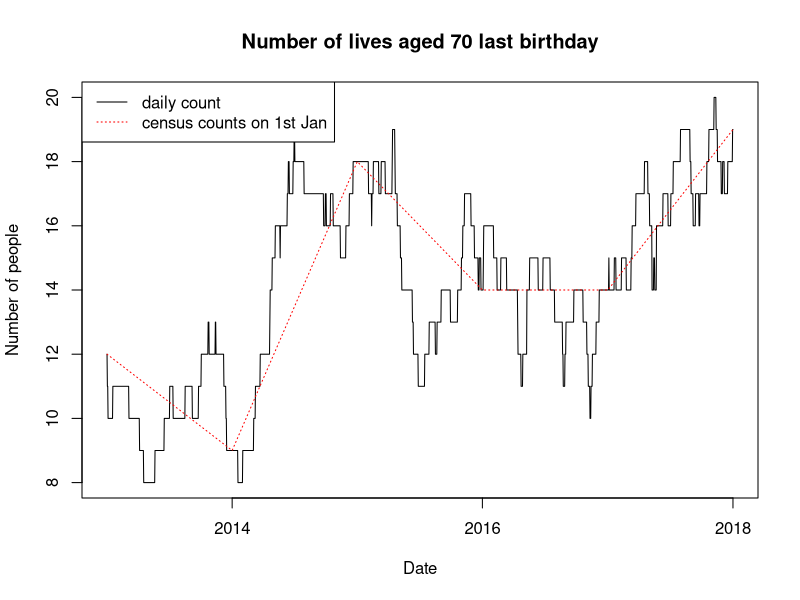

Recreate this plot in R.

# Exercise 1 i)
FuneralData = read.csv("FuneralData.csv")
head(FuneralData)

# b)
str(FuneralData)

# c)
nrow(FuneralData)

# d)
FuneralData$BIRTH = as.Date(FuneralData$BIRTH, format = "%d/%m/%Y")
FuneralData$DEATH = as.Date(FuneralData$DEATH, format = "%d/%m/%Y")
FuneralData$ENTRY = as.Date(FuneralData$ENTRY, format = "%d/%m/%Y")

# e)
str(FuneralData)

# f)
inv_start = as.Date("01/01/2013", format = "%d/%m/%Y")
inv_end = as.Date("31/12/2017", format = "%d/%m/%Y")
nrow(FuneralData[FuneralData$DEATH >= inv_start & FuneralData$DEATH <= inv_end,])


# Exercise 1 ii
# a)
Alive = FuneralData[FuneralData$ENTRY <= inv_end & FuneralData$DEATH >= inv_start, ]

# b)
nrow(Alive)


# Exercise 1 iii)
# a)
interim = as.POSIXlt(Alive$BIRTH)
interim$year = interim$year + 70
Alive$B70 = as.Date(interim)

# b)
interim = as.POSIXlt(Alive$BIRTH)
interim$year = interim$year + 71
Alive$B71 = as.Date(interim)

# c)
head(Alive, 10)


# Exercise 1 iv)
Alive70 = Alive[Alive$ENTRY < Alive$B71 &
                  Alive$DEATH > Alive$B70 &
                  Alive$B70 <= inv_end &
                  Alive$B71 > inv_start, ]


# Exercise 1 vi)
# a)
Alive70$ETR_START = pmax(Alive70$ENTRY, Alive70$B70, inv_start)

# b)
Alive70$ETR_END = pmin(Alive70$DEATH, Alive70$B71, inv_end)

# c)
Alive70$ETR = Alive70$ETR_END - Alive70$ETR_START
head(Alive70[, 3:9])

# d)
(ETR70 = sum(Alive70$ETR) / 365.25)
str(Alive70$ETR)
(ETR70 = as.numeric(sum(Alive70$ETR) / 365.25))


# Exercise 1 vii)
(deaths70 = nrow(Alive70[Alive70$DEATH <= inv_end & Alive70$B71 > Alive70$DEATH, ]))

deaths70 / ETR70


# Exercise 1 viii)


# a)

census = function(date, entry, death, b70, b71){
  ifelse(death > date & entry < date & b70 <= date & b71 > date, 1, 0)
}

# b)

census(inv_start,
       Alive70$ENTRY,
       Alive70$DEATH,
       Alive70$B70,
       Alive70$B71)

sum(census(inv_start,
           Alive70$ENTRY,
           Alive70$DEATH,
           Alive70$B70,
           Alive70$B71))

# sum(census(inv_start,
#            Alive$ENTRY,
#            Alive$DEATH,
#            Alive$B70,
#            Alive$B71))

# c)

census1 = as.Date("01/01/2014", format = "%d/%m/%Y")
census2 = as.Date("01/01/2015", format = "%d/%m/%Y")
census3 = as.Date("01/01/2016", format = "%d/%m/%Y")
census4 = as.Date("01/01/2017", format = "%d/%m/%Y")
census5 = as.Date("01/01/2018", format = "%d/%m/%Y")

census_dates = c(census1, census2, census3, census4, census5)

inforce = rep(NA, 5)

for (i in 1:5){
  inforce[i] = sum(census(census_dates[i],
                          Alive70$ENTRY,
                          Alive70$DEATH,
                          Alive70$B70,
                          Alive70$B71))
}

inforce

inforce = c(12, inforce)

# d)

(ETR70_CENSUS = sum(inforce) - 0.5 * (inforce[1] + inforce[6]))

deaths70 / ETR70_CENSUS


# Additional code


date.seq = seq(inv_start, census5, "days")
head(date.seq)

inforce.daily = rep(NA, length(date.seq))

for(i in 1:length(date.seq)){
  inforce.daily[i] = sum(census(date.seq[i],
                                Alive70$ENTRY,
                                Alive70$DEATH,
                                Alive70$B70,
                                Alive70$B71))
}

plot(date.seq, inforce.daily, type = "l",
     main = "Number of lives aged 70 last birthday",
     xlab = "Date",
     ylab = "Number of people")

lines(c(inv_start, census_dates), inforce, col = "red", lty = 3)

legend("topleft", legend = c("daily count", "census counts on 1st Jan"), 
       col = c("black", "red"), lty = c(1,3))
